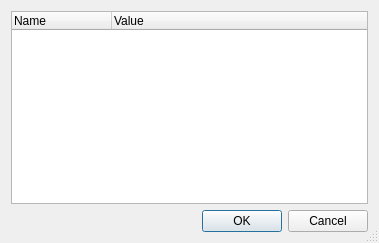
<ui version="4.0" >
<comment> Copyright (C) 2010 - 2013 by Pedro Mendes, Virginia Tech Intellectual </comment>
<comment> Properties, Inc., University of Heidelberg, and The University </comment>
<comment> of Manchester. </comment>
<comment> All rights reserved. </comment>

<comment> Copyright (C) 2008 - 2009 by Pedro Mendes, Virginia Tech Intellectual </comment>
<comment> Properties, Inc., EML Research, gGmbH, University of Heidelberg, </comment>
<comment> and The University of Manchester. </comment>
<comment> All rights reserved. </comment>

<comment> Copyright (C) 2007 by Pedro Mendes, Virginia Tech Intellectual </comment>
<comment> Properties, Inc. and EML Research, gGmbH. </comment>
<comment> All rights reserved. </comment>




 <comment> All rights reserved. </comment>
 <class>CQPreferenceDialog</class>
 <widget class="QDialog" name="CQPreferenceDialog" >
  <property name="geometry" >
   <rect>
    <x>0</x>
    <y>0</y>
    <width>379</width>
    <height>243</height>
   </rect>
  </property>
  <property name="windowTitle" >
   <string>Preferences</string>
  </property>
  <property name="sizeGripEnabled" >
   <bool>true</bool>
  </property>
  <layout class="QVBoxLayout" name="verticalLayout" >
   <item>
    <widget class="QTreeWidget" name="mpTreeWidget" >
     <column>
      <property name="text" >
       <string>Name</string>
      </property>
     </column>
     <column>
      <property name="text" >
       <string>Value</string>
      </property>
     </column>
    </widget>
   </item>
   <item>
    <widget class="QDialogButtonBox" name="buttonBox">
   <property name="geometry">
    <rect>
     <x>30</x>
     <y>240</y>
     <width>341</width>
     <height>32</height>
    </rect>
   </property>
   <property name="orientation">
    <enum>Qt::Horizontal</enum>
   </property>
   <property name="standardButtons">
    <set>QDialogButtonBox::Cancel|QDialogButtonBox::Ok</set>
   </property>
  </widget>
   </item>
  </layout>
 </widget>
 <layoutdefault spacing="6" margin="11" />
 <resources/>
 <connections>
  <connection>
   <sender>buttonBox</sender>
   <signal>accepted()</signal>
   <receiver>CQPreferenceDialog</receiver>
   <slot>slotBtnOk()</slot>
   <hints>
    <hint type="sourcelabel" >
     <x>20</x>
     <y>20</y>
    </hint>
    <hint type="destinationlabel" >
     <x>20</x>
     <y>20</y>
    </hint>
   </hints>
  </connection>
  <connection>
   <sender>buttonBox</sender>
   <signal>rejected()</signal>
   <receiver>CQPreferenceDialog</receiver>
   <slot>slotBtnCancel()</slot>
   <hints>
    <hint type="sourcelabel" >
     <x>20</x>
     <y>20</y>
    </hint>
    <hint type="destinationlabel" >
     <x>20</x>
     <y>20</y>
    </hint>
   </hints>
  </connection>
  <connection>
   <sender>mpTreeWidget</sender>
   <signal>itemDoubleClicked(QTreeWidgetItem*,int)</signal>
   <receiver>CQPreferenceDialog</receiver>
   <slot>slotItemDoubleClicked(QTreeWidgetItem*,int)</slot>
   <hints>
    <hint type="sourcelabel" >
     <x>189</x>
     <y>100</y>
    </hint>
    <hint type="destinationlabel" >
     <x>189</x>
     <y>121</y>
    </hint>
   </hints>
  </connection>
 </connections>
</ui>
